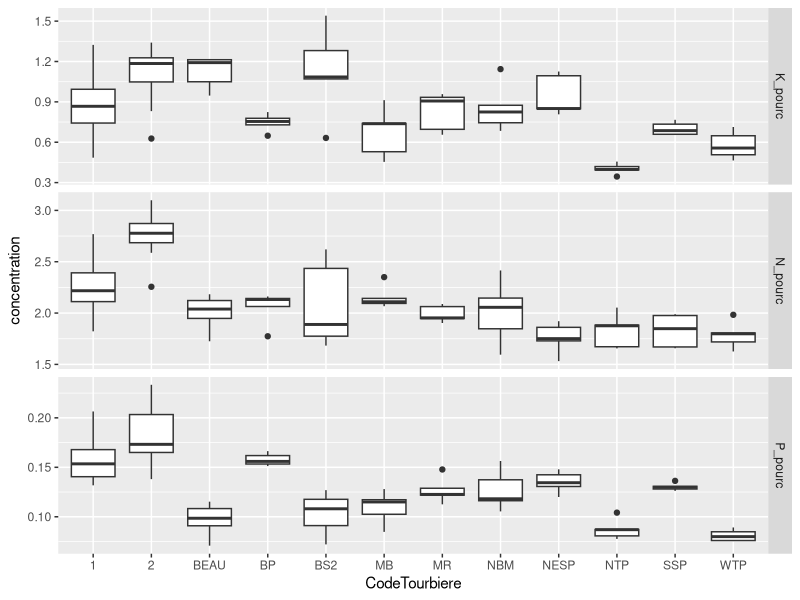

The R script that drew this image: (Note: this script raises an error after producing the figure.)
## ---- chunk 1
library("tidyverse")
chicoute <- read_csv2('data/chicoute.csv')
## ---- chunk 2
# devtools::install_github("ropenscilabs/skimr")
skimr::skim(chicoute)
## ---- chunk 3
chicoute %>%
  select(ends_with("pourc")) %>%
  head(3)
## ---- chunk 4
chicoute %>%
  filter(Ca_pourc < 0.4 & CodeTourbiere %in% c("BEAU", "MB", "WTP")) %>%
  select(contains("pourc"))
## ---- chunk 5
chicoute_long <- chicoute %>%
  select(CodeTourbiere, N_pourc, P_pourc, K_pourc) %>%
  gather(key = element, value = concentration, -CodeTourbiere)
chicoute_long %>% sample_n(10)
## ---- chunk 6
chicoute_long$ID <- 1:nrow(chicoute_long)
## ---- chunk 7
chicoute_large <- chicoute_long %>%
  spread(key=element, value=concentration, fill=0) %>%
  select(-ID)
chicoute_large %>% sample_n(10)
## ---- chunk 8
chicoute %>%
  select(CodeTourbiere, N_pourc, P_pourc, K_pourc) %>%
  gather(key = element, value = concentration, -CodeTourbiere) %>%
  ggplot(mapping = aes(x = CodeTourbiere, y = concentration)) +
  facet_grid(element ~ ., scales = 'free') +
  geom_boxplot()
## ---- chunk 9
tourbieres <- read_csv2("data/chicoute_tourbieres.csv")
tourbieres
## ---- chunk 10
chicoute_merge <- left_join(x = chicoute, y = tourbieres, by = "CodeTourbiere")
# ou bien chicoute %>% left_join(y = tourbieres, by = "CodeTourbiere")
chicoute_merge %>% sample_n(4)
## ---- chunk 11
mean(chicoute$Rendement_g_5m2, na.rm = TRUE)
## ---- chunk 12
apply(chicoute %>% select(contains("pourc")), 2, mean)
## ---- chunk 13
apply(chicoute %>% select(contains("pourc")), 1, sum)[1:10]
## ---- chunk 14
apply(chicoute %>% select(contains("pourc")), 2,
      function(x) (prod(x))^(1/length(x)))
## ---- chunk 15
chicoute %>%
  select(contains("pourc")) %>%
  summarise_all(funs(mean, sd))
## ---- chunk 16
chicoute %>%
  group_by(CodeTourbiere) %>%
  select(contains("pourc")) %>%
  summarise_all(funs(mean, sd))
## ---- chunk 17
chicoute %>%
  select(contains("pourc")) %>%
  apply(., 1, sum)
## ---- chunk 18
especes_menacees <- read_csv('data/WILD_LIFE_16082018051732754.csv')
## ---- chunk 19
especes_menacees %>%
  filter(IUCN == 'CRITICAL') %>%
  select(Country, Value) %>%
  group_by(Country)  %>%
  summarise(n_critical_species = sum(Value)) %>%
  arrange(desc(n_critical_species)) %>%
  top_n(10)
## ---- chunk 20
dist_station_A <- function (x, y) {
  return(sqrt((x - 490640)^2 + (y - 5702453)^2))
}
## ---- chunk 21
chicoute %>%
  mutate(dist = dist_station_A(x = Longitude_m, y= Latitude_m)) %>%
  select(ID, CodeTourbiere, Longitude_m, Latitude_m, dist) %>%
  top_n(10)
## ---- chunk 22
stations <- data.frame(Station = c('A', 'B', 'C'),
                       Longitude_m = c(490640, 484870, 485929),
                       Latitude_m = c(5702453, 5701870, 5696421), 
                       t_moy_C = c(13.8, 18.2, 16.30),
                       prec_tot_mm = c(687, 714, 732))
stations
## ---- chunk 23
dist_station <- function (x, y, stations_df) {
    # stations est le tableau des stations à trois colonnes
    # 1iere: nom de la station
    # 2ieme: longitude
    # 3ieme: latitude
    distance <- c()
    for (i in 1:nrow(stations)) {
        distance[i] <- sqrt((x - stations[i, 2])^2 + (y - stations[i, 3])^2)
    }
    nom_station <- as.character(stations$Station[which.min(distance)])
    return(nom_station)
}
## ---- chunk 24
dist_station(x = 459875, y = 5701988, stations_df = stations)
## ---- chunk 25
chicoute %>%
    rowwise() %>%
    mutate(Station = dist_station(x = Longitude_m, y = Latitude_m, stations_df = stations)) %>%
    select(ID, CodeTourbiere, Longitude_m, Latitude_m, Station) %>%
    sample_n(10)
## ---- chunk 26
chicoute_weather <- chicoute %>%
    rowwise() %>%
    mutate(Station = dist_station(x = Longitude_m, y = Latitude_m, stations_df = stations)) %>%
    left_join(y = stations, by = "Station")
chicoute_weather %>% sample_n(10)
## ---- chunk 27
write_csv(chicoute_weather, "data/chicoute_weather.csv")
